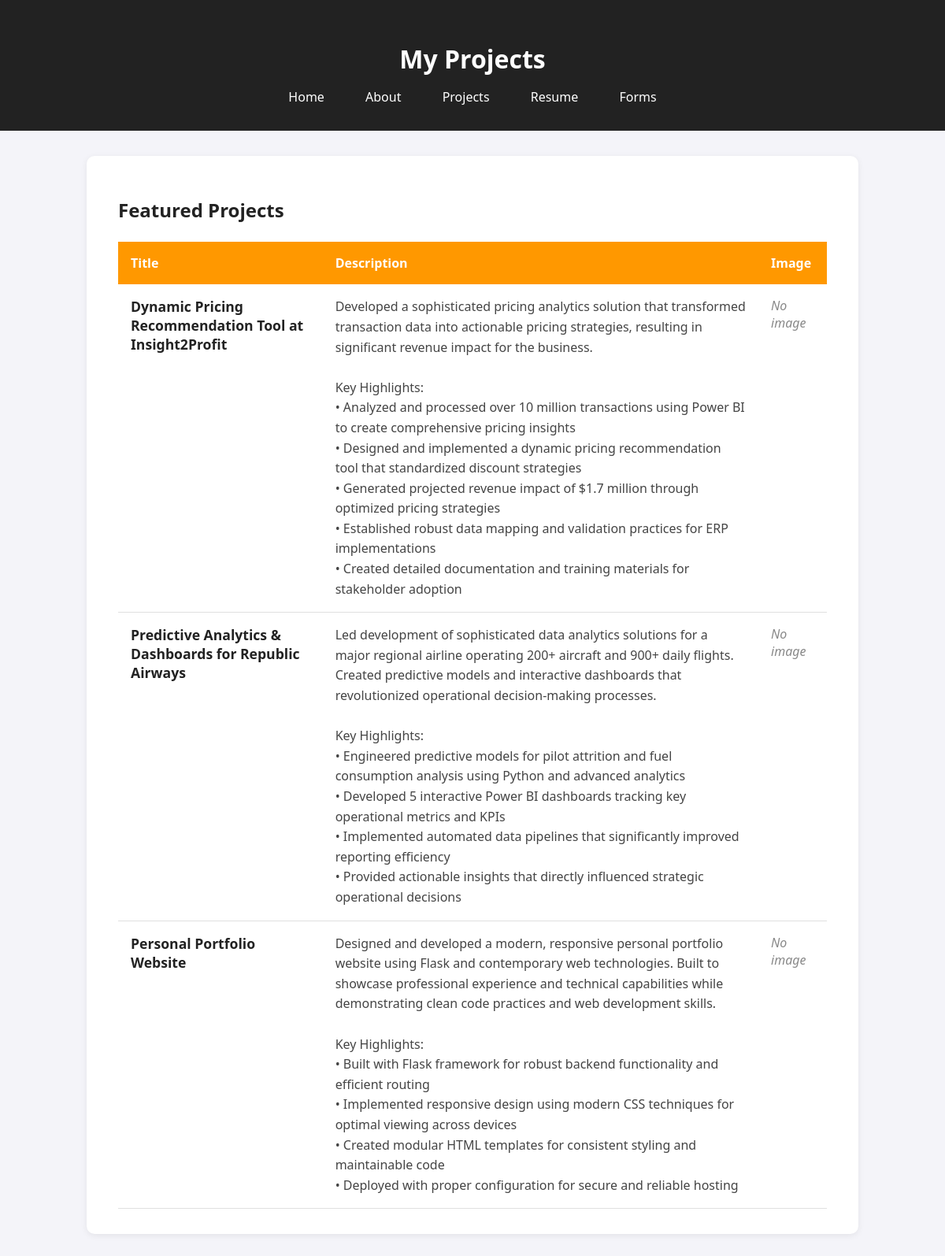
The app's page /projects with its own data.
### tables this page shows
CREATE TABLE projects (
            id INTEGER PRIMARY KEY AUTOINCREMENT,
            title TEXT NOT NULL,
            description TEXT NOT NULL,
            image_filename TEXT,
            created_at TIMESTAMP DEFAULT CURRENT_TIMESTAMP
        );

### flask_conversion/Flaskapp.py (the view)
@app.route('/projects')
def projects():
    all_projects = DAL.get_all_projects()
    return render_template('projects.html', projects=all_projects)

### flask_conversion/DAL.py (called while the page is built)
def get_connection():
    conn = sqlite3.connect(DB_PATH)
    conn.row_factory = sqlite3.Row  # This enables column access by name
    return conn

def get_all_projects():
    conn = get_connection()
    cursor = conn.cursor()
    cursor.execute('SELECT * FROM projects ORDER BY created_at DESC')
    projects = cursor.fetchall()
    conn.close()
    return projects

### flask_conversion/templates/projects.html (shortened to what this page needs)
{% extends "base.html" %}
{% block header_title %}My Projects{% endblock %}
{% block content %}
<div class="container">
	<h2>Featured Projects</h2>
	{% if projects %}
	<table class="projects-table">
		<thead>
			<tr>
				<th>Title</th>
				<th>Description</th>
				<th>Image</th>
			</tr>
		</thead>
		<tbody>
			{% for project in projects %}
			<tr>
				<td class="project-title-cell">{{ project['title'] }}</td>
				<td class="project-description-cell">{{ project['description'] }}</td>
				<td>
					{% if project['image_filename'] %}
					<img src="/images/{{ project['image_filename'] }}" alt="{{ project['title'] }}" class="project-image">
					{% else %}
					<span style="color: #888; font-style: italic;">No image</span>
					{% endif %}
				</td>
			</tr>
			{% endfor %}
		</tbody>
	</table>
	{% else %}
	<p class="no-projects">No projects found in the database.</p>
	{% endif %}
</div>
{% endblock %}

### flask_conversion/templates/base.html (shortened to what this page needs)
<!DOCTYPE html>
<html lang="en">
<head>
</head>
<body>
	<header>
		<h1>{% block header_title %}Welcome to My Personal Website{% endblock %}</h1>
		<nav>
			<a href="/">Home</a>
			<a href="/about">About</a>
			<a href="/projects">Projects</a>
			<a href="/resume">Resume</a>
			<a href="/forms">Forms</a>
		</nav>
	</header>
	{% block content %}{% endblock %}
</body>
</html>

### records on screen
projects: title "Dynamic Pricing Recommendation Tool at Insight2Profit", description "Developed a sophisticated pricing analytics solution that transformed transaction data into actionable pricing strategies, resulting in significant revenue impact for the business. Key Highlights: • Analyzed and processed over 10 million transactions using Power BI to create comprehensive pricing insights • Designed and implemented a dynamic pricing recommendation tool that standardized discount strategies • Generated projected revenue impact of $1.7 million through optimized pricing strategies • Established robust data mapping and validation practices for ERP implementations • Created detailed documentation and training materials for stakeholder adoption"
projects: title "Predictive Analytics & Dashboards for Republic Airways", description "Led development of sophisticated data analytics solutions for a major regional airline operating 200+ aircraft and 900+ daily flights. Created predictive models and interactive dashboards that revolutionized operational decision-making processes. Key Highlights: • Engineered predictive models for pilot attrition and fuel consumption analysis using Python and advanced analytics • Developed 5 interactive Power BI dashboards tracking key operational metrics and KPIs • Implemented automated data pipelines that significantly improved reporting efficiency • Provided actionable insights that directly influenced strategic operational decisions"
projects: title "Personal Portfolio Website", description "Designed and developed a modern, responsive personal portfolio website using Flask and contemporary web technologies. Built to showcase professional experience and technical capabilities while demonstrating clean code practices and web development skills. Key Highlights: • Built with Flask framework for robust backend functionality and efficient routing • Implemented responsive design using modern CSS techniques for optimal viewing across devices • Created modular HTML templates for consistent styling and maintainable code • Deployed with proper configuration for secure and reliable hosting"
